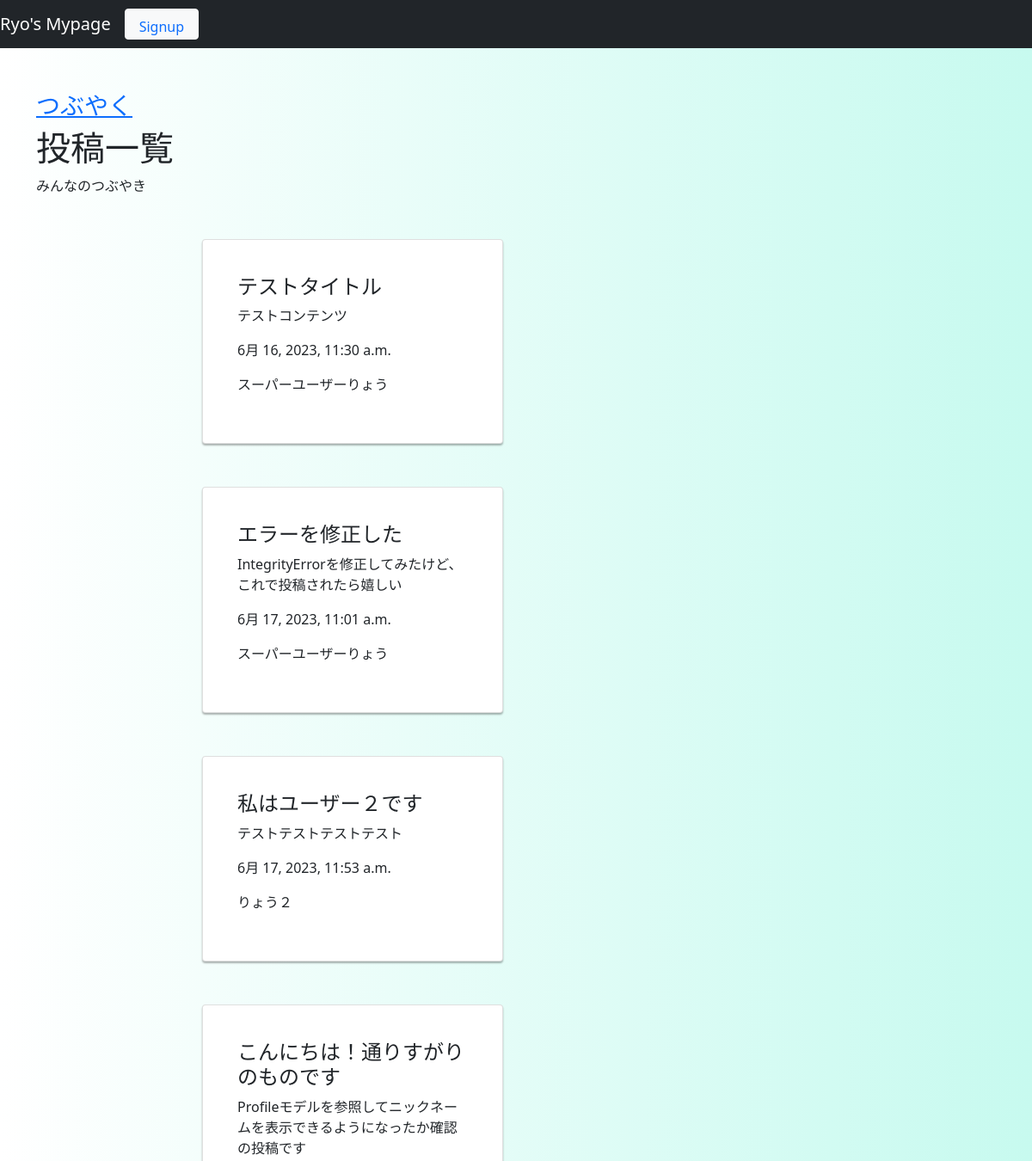
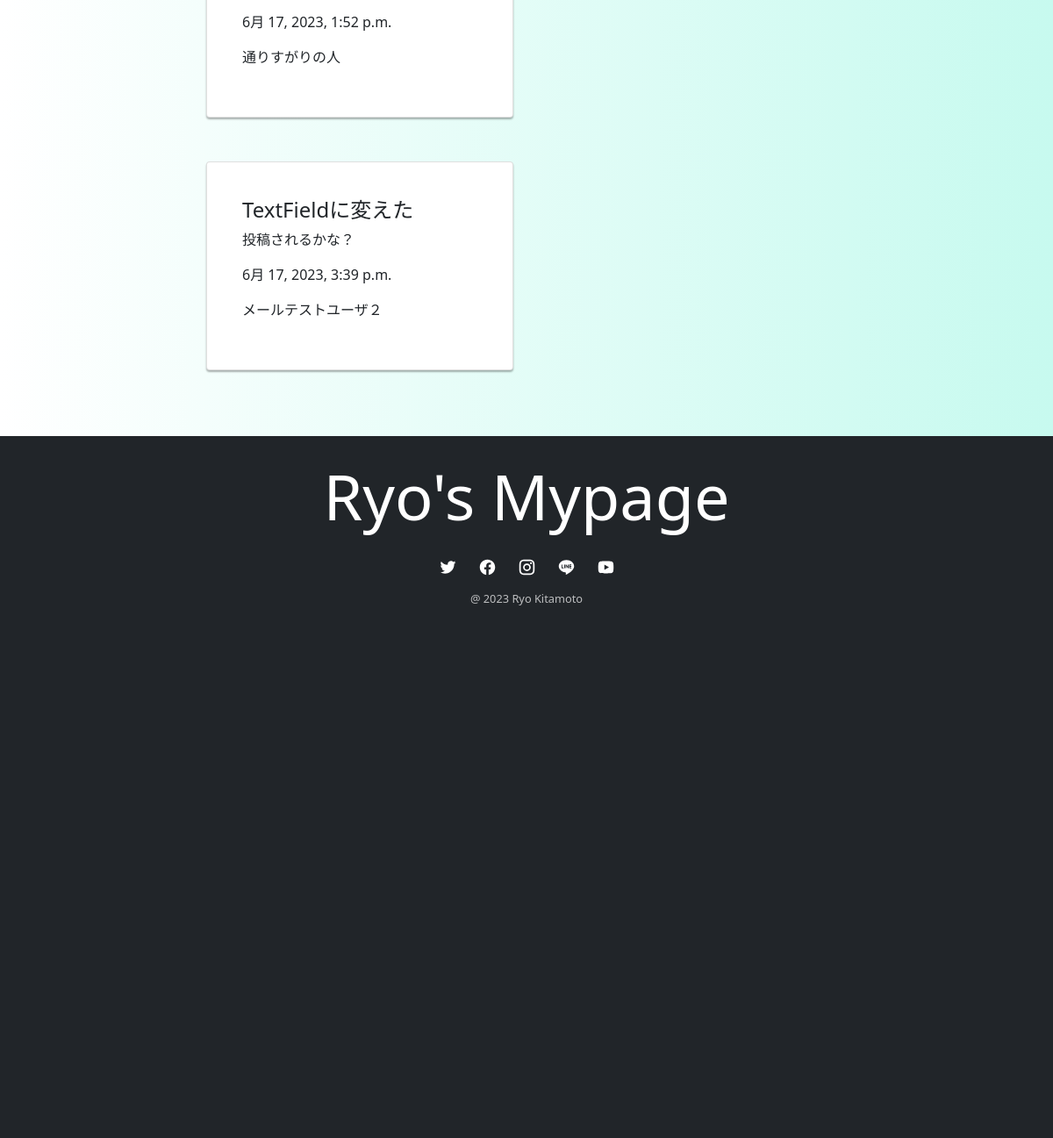
Screenshot of /daily_list/ with the database file from the repository (2 pictures, top to bottom).
### mypageapp/models.py (models this page shows)
class Daily(models.Model):
    title = models.CharField(verbose_name = 'タイトル',max_length=40)
    content = models.TextField(verbose_name='コンテンツ',max_length=200)
    created_at=models.DateTimeField(verbose_name='作成日時',default=timezone.now)
    updated_at=models.DateTimeField(verbose_name='更新日時',blank=True,null=True)
    author = models.ForeignKey(
        settings.AUTH_USER_MODEL,
        on_delete=models.CASCADE,
    )

class Profile(models.Model):
    user=models.OneToOneField(User, on_delete=models.CASCADE)
    name=models.CharField(verbose_name='ニックネーム',max_length=40)

### mypageapp/views.py (the view)
# urls.py: path('daily_list/',DailyListView.as_view(),name='daily_list'),
class DailyListView(ListView):
    model = Daily
    template_name = 'daily/daily_list.html'

### mypageapp/templates/daily/daily_list.html
{% extends "registration/base.html" %}
{% block main %}
<div class="container">
  <div class="row">
    <div class="col-md-8">
      <h3><a href = "{% url 'daily_create' %}">つぶやく</a></h3>
      <h1>投稿一覧</h1>
      <p>みんなのつぶやき</p>
        {% for list in object_list %}
        <div class ='card-container card'>
        <h4>{{list.title}}</h4>
        <p>{{list.content}}</p>
        <p>{{list.created_at}}</p>
        <p>
            {% if list.author.profile %}
            {{list.author.profile.name}}
            {% else %}
            匿名ユーザー
            {% endif %}
        </p>
        </div>
        {% endfor %}
    </div>
  </div>
</div>
{% endblock %}

### mypageapp/templates/registration/base.html (shortened to what this page needs)
{% load static %}
<!DOCTYPE html>
<html lang="ja">
  <head>
    <link rel="stylesheet" type="text/css" href="{% static 'mypageapp/style.css' %}">
    <link href="https://cdn.jsdelivr.net/npm/bootstrap@5.0.2/dist/css/bootstrap.min.css" rel="stylesheet">
  </head>
  <body>
    {% block header %}
    <nav class="navbar navbar-expand-lg navbar-dark bg-dark">
        <a class="navbar-brand" href="{% url 'login' %}">Ryo's Mypage</a>
        {% if user.is_authenticated %}
        <button class="navbar-toggler" type="button" data-toggle="collapse" data-target="#navbarSupportedContent" aria-controls="navbarSupportedContent" aria-expanded="false" aria-label="Toggle navigation">
          <span class="navbar-toggler-icon"></span>
        </button>
        <div class="collapse navbar-collapse" id="navbarSupportedContent">
          <ul class="navbar-nav mr-auto">
            <li class="nav-item active">
              <a class="nav-link" href="{% url 'index' %}">Home </a>
            </li>
            <li class="nav-item">
              <a class="nav-link" href="{% url 'aboutme' %}">About Me</a>
            </li>
            <li class="nav-item">
              <a class="nav-link" href="{% url 'contact_form' %}">Contact</a>
            </li>
            <li class="nav-item">
              <a class="nav-link" href="{% url 'daily_list' %}">Daily</a>
            </li>
            <li class="nav-item">
              <a class="nav-link" href="{% url 'logout' %}">Logout</a>
            </li>
            {% else %}
            <li class="nav-item">
              <a class="nav-link btn btn-light" href="{% url 'signup' %}">Signup</a>
            </li>
        {% endif %}
      </nav>
    {% endblock %}
    {%block main%}{% endblock %}
    {% block footer %}
    <footer class="footer-002 bg-dark">
      <p class="display-2 footer-002__logo">
          Ryo's Mypage
      </p>
      <nav>
          <ul class="footer-002__list">
              <li>
                  <a href="#">
                  </a>
              </li>
              <li>
                  <a href="#">
                  </a>
              </li>
              <li>
                  <a href="#">
                  </a>
              </li>
              <li>
                  <a href="#">
                  </a>
              </li>
              <li>
                  <a href="#">
                  </a>
              </li>
          </ul>
      </nav>
      <p class="footer-002__copyright">@ 2023  Ryo Kitamoto</p>
  </footer>
    {% endblock %}
  </body>
</html>

### mypageapp/static/mypageapp/style.css (style rules this page uses)
li { list-style: none; }
ul { padding-left: 0; }
body, html { height: 100%; background-image: linear-gradient(to right, rgb(255, 255, 255), rgb(199, 250, 239)); }
.container { padding:50px; }
.card-container.card { max-width: 350px; padding: 40px 40px; }
.btn { font-weight: 700; height: 36px; -moz-user-select: none; -webkit-user-select: none; user-select: none; cursor: default; }
.card { background-color: #F7F7F7; padding: 20px 25px 30px; margin: 0 auto 25px; margin-top: 50px; -moz-border-radius: 2px; -webkit-border-radius: 2px; border-radius: 2px; -moz-box-shadow: 0px 2px 2px rgba(0, 0, 0, 0.3); -webkit-box-shadow: 0px 2px 2px rgba(0, 0, 0, 0.3); box-shadow: 0px 2px 2px rgba(0, 0, 0, 0.3); }
.footer-002 { display: flex; align-items: center; flex-direction: column; padding: 25px 10px 10px; height:100%; }
.footer-002__logo { color:white; }
.footer-002__list { display: flex; justify-content: center; align-items: center; gap: 0 1.5em; list-style-type: none; margin: 0 0 .5em; padding: .5em; }
.footer-002__sns-icon { width: 21px; height: 21px; }
.footer-002__copyright { margin: 0; color: #ffffffb3; font-weight: 200; font-size: .8em; }

### rows the page displays
Daily: title "テストタイトル", content "テストコンテンツ", created_at "6月 16, 2023, 11:30 a.m.", author.profile.name "スーパーユーザーりょう"
Daily: title "エラーを修正した", content "IntegrityErrorを修正してみたけど、これで投稿されたら嬉しい", created_at "6月 17, 2023, 11:01 a.m.", author.profile.name "スーパーユーザーりょう"
Daily: title "私はユーザー２です", content "テストテストテストテスト", created_at "6月 17, 2023, 11:53 a.m.", author.profile.name "りょう２"
Daily: title "こんにちは！通りすがりのものです", content "Profileモデルを参照してニックネームを表示できるようになったか確認の投稿です", created_at "6月 17, 2023, 1:52 p.m.", author.profile.name "通りすがりの人"
Daily: title "TextFieldに変えた", content "投稿されるかな？", created_at "6月 17, 2023, 3:39 p.m.", author.profile.name "メールテストユーザ２"
